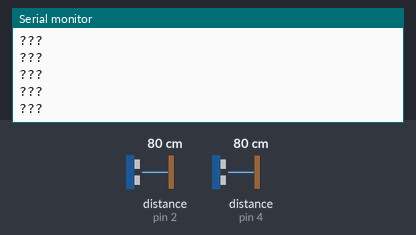
This sketch was run on a simulated Arduino Uno, built with avr-gcc and run on an emulated ATmega328P. On the bench: the last lines printed to the serial monitor. Wiring (inferred from the names in the program): 2 × ultrasonic range finder: trigger pin 3, echo pin 2 / trigger pin 5, echo pin 4. The inputs (shaded band) are chosen by the test bench; at power-on: distance to the obstacle (sensors on pin 2, pin 4) 80 cm. The echo pulse lasts 58.3 µs per cm.

Above: at 1.2 s.
1.3 s: distance to the obstacle (sensor on pin 2) set to 2 cm
At 1.46 s:
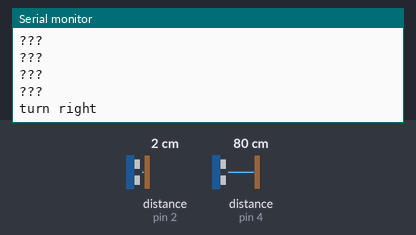
3.3 s: distance to the obstacle (sensor on pin 4) set to 2 cm
At 3.31 s:
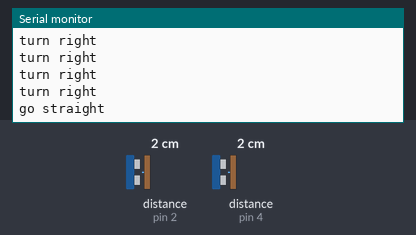
5.2 s: distance to the obstacle (sensor on pin 2) set to 18 cm
At 5.24 s:
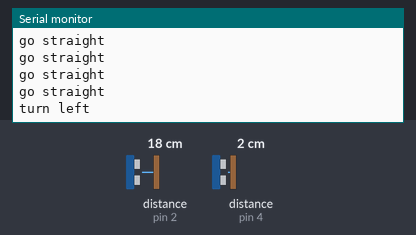
7.1 s: distance to the obstacle (sensor on pin 2) set to 35 cm
At 7.12 s:
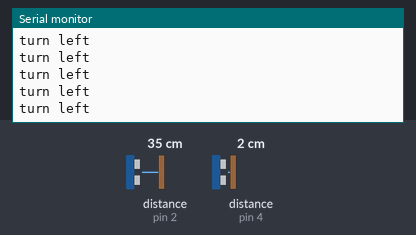

Measured:
- after the input at 1.3 s, the serial monitor: prints a new line at once (image 1)
- after the input at 3.3 s, the serial monitor: prints a new line at once (image 2)
- after the input at 5.2 s, the serial monitor: prints a new line at once (image 3)

The sketch:

steering.ino
```cpp
#define echoPinR 2
#define trigPinR 3
#define echoPinL 4
#define trigPinL 5

int distanceL, distanceR;
long durationL, durationR;

void setup() {
  pinMode(trigPinR, OUTPUT); // Sets the trigPin as an OUTPUT
  pinMode(echoPinR, INPUT); // Sets the echoPin as an INPUT
  pinMode(trigPinL, OUTPUT); // Sets the trigPin as an OUTPUT
  pinMode(echoPinL, INPUT); // Sets the echoPin as an INPUT
  Serial.begin(9600);

}

int distL() {
  // Clears the trigPin condition
  digitalWrite(trigPinL, LOW);
  delayMicroseconds(2);
  // Sets the trigPin HIGH (ACTIVE) for 10 microseconds
  digitalWrite(trigPinL, HIGH);
  delayMicroseconds(10);
  digitalWrite(trigPinL, LOW);
  // Reads the echoPin, returns the sound wave travel time in microseconds
  durationL = pulseIn(echoPinL, HIGH);
  // Calculating the distance
  distanceL = durationL * 0.034 / 2; // Speed of sound wave divided by 2 (go and back)
  // Displays the distance on the Serial Monitor
//  Serial.print("Distance Left: ");
//  Serial.print(distanceL);
//  Serial.println(" cm");
  return distanceL;
}

int distR() {
  // Clears the trigPin condition
  digitalWrite(trigPinR, LOW);
  delayMicroseconds(2);
  // Sets the trigPin HIGH (ACTIVE) for 10 microseconds
  digitalWrite(trigPinR, HIGH);
  delayMicroseconds(10);
  digitalWrite(trigPinR, LOW);
  // Reads the echoPin, returns the sound wave travel time in microseconds
  durationR = pulseIn(echoPinR, HIGH);
  // Calculating the distance
  distanceR = durationR * 0.034 / 2; // Speed of sound wave divided by 2 (go and back)
  // Displays the distance on the Serial Monitor
//  Serial.print("Distance Right: ");
//  Serial.print(distanceR);
//  Serial.println(" cm");
  return distanceR;
}

void loop(){
  if(distL() < 10 && distR() < 10) Serial.println("go straight");
  else if(distL()< 10 && distR() > 10) Serial.println("turn left");
  else if(distL()> 10 && distR() < 10) Serial.println("turn right");
  else Serial.println("???");

  delay(100);
}
```
